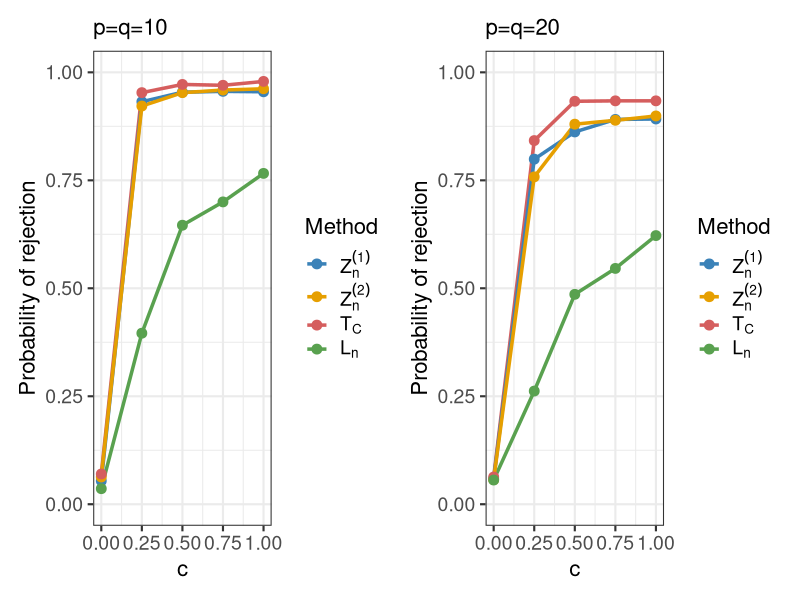
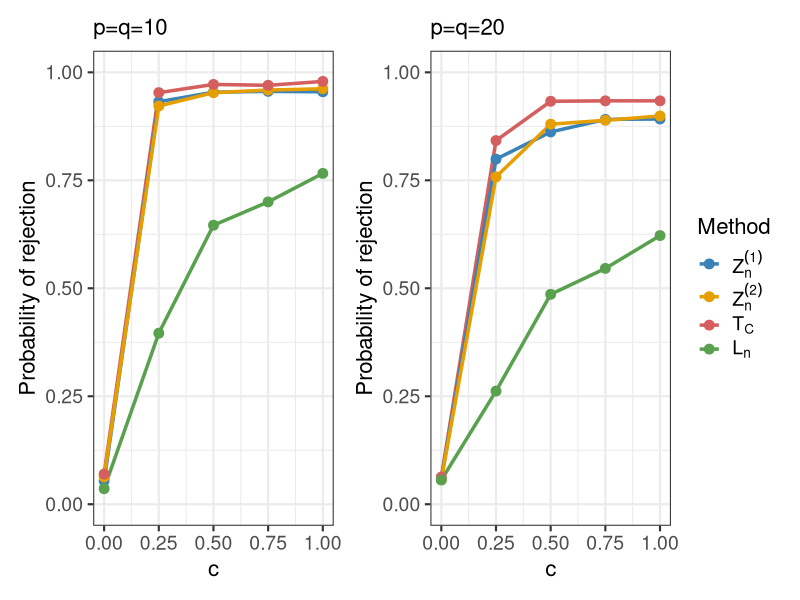

Generate these figures, in order, with R:
library(ggplot2)
library(patchwork)

df <- data.frame(
  c = rep(c(0, 0.25, 0.5, 0.75, 1), times = 8),
  value = c(
    # n=800, d=s=10：Z1, Z2, CCT, Ln
    0.054, 0.932, 0.954, 0.956, 0.955,
    0.063, 0.922, 0.953, 0.959, 0.962,
    0.070, 0.953, 0.972, 0.970, 0.979,
    0.036, 0.396, 0.646, 0.700, 0.766,
    
    # n=800, d=s=20：Z1, Z2, CCT, Ln
    0.059, 0.799, 0.862, 0.891, 0.892,
    0.057, 0.758, 0.880, 0.889, 0.899,
    0.063, 0.842, 0.933, 0.934, 0.934,
    0.056, 0.262, 0.486, 0.546, 0.622
  ),
  Method = rep(c("Z1", "Z2", "Tc", "Ln"), each = 5, times = 2),
  scenario = rep(c("d10", "d20"), each = 20)
)

# ==============================
# 字体大小参数
# ==============================
base_size        <- 16  # theme_bw 的基础字体大小
title_size       <- 16  # 子图标题字体大小
axis_title_size  <- 16  # 横纵坐标标题字体大小
axis_text_size   <- 14  # 坐标轴刻度字体大小
legend_text_size <- 14  # 图例文字字体大小
legend_title_size <- 16 # 图例标题字体大小


# my_cols <- c(
#   "Z1" = "#00BFC4",
#   "Z2" = "#E69F00",
#   "Tc" = "#F8766D"
# )

my_cols <- c(
  "Z1" = "#3B82B8",
  "Z2" = "#E69F00",
  "Tc" = "#D55E5E",
  "Ln" = "#59A14F"
)



# ==============================
# d=10 图
# ==============================
p1 <- ggplot(subset(df, scenario == "d10"),
             aes(x = c, y = value, color = Method)) +
  geom_line(linewidth = 1.2) +
  geom_point(size = 3) +
  scale_color_manual(
    values = my_cols,
    breaks = c("Z1", "Z2", "Tc", "Ln"),
    labels = c(
      expression(Z[n]^{(1)}),
      expression(Z[n]^{(2)}),
      expression(T[C]),
      expression(L[n])
    )
  )+
  # geom_hline(yintercept = 0.05, linetype = "dashed") +
  scale_x_continuous(breaks = c(0, 0.25, 0.5, 0.75, 1)) +
  scale_y_continuous(limits = c(0, 1)) +
  labs(
    x = "c",   
    y = "Probability of rejection",
    title = "p=q=10"
  ) +
  theme_bw(base_size = base_size) +
  theme(
    plot.title   = element_text(size = title_size),        # 子图标题
    axis.title   = element_text(size = axis_title_size),   # 横纵坐标标题
    axis.text    = element_text(size = axis_text_size),    # 坐标轴刻度
    legend.text  = element_text(size = legend_text_size),  # 图例文字
    legend.title = element_text(size = legend_title_size)  # 图例标题
    # panel.grid = element_blank()   # 去掉网格线
    
  )

# ==============================
# d=20 图
# ==============================
p2 <- ggplot(subset(df, scenario == "d20"),
             aes(x = c, y = value, color = Method)) +
  geom_line(linewidth = 1.2) +
  geom_point(size = 3) +
  scale_color_manual(
    values = my_cols,
    breaks = c("Z1", "Z2", "Tc", "Ln"),
    labels = c(
      expression(Z[n]^{(1)}),
      expression(Z[n]^{(2)}),
      expression(T[C]),
      expression(L[n])
    )
  ) +
  # geom_hline(yintercept = 0.05, linetype = "dashed") +
  scale_x_continuous(breaks = c(0, 0.25, 0.5, 0.75, 1)) +
  scale_y_continuous(limits = c(0, 1)) +
  labs(
    x = "c",
    y = "Probability of rejection",
    title = "p=q=20"
  ) +
  theme_bw(base_size = base_size) +
  theme(
    plot.title   = element_text(size = title_size),        # 子图标题
    axis.title   = element_text(size = axis_title_size),   # 横纵坐标标题
    axis.text    = element_text(size = axis_text_size),    # 坐标轴刻度
    legend.text  = element_text(size = legend_text_size),  # 图例文字
    legend.title = element_text(size = legend_title_size)  # 图例标题
    # panel.grid = element_blank()   # 去掉网格线
    
  )

# ==============================
# 拼接（横向）
# ==============================
p1 + p2


setwd("plot/exp(-t_val2)/")
#
p_final <- (p1 + p2) + plot_layout(guides = "collect")
#
ggsave(
  filename = "power_plot_exp(-t_val2).pdf",
  plot = p_final,
  width = 12,
  height = 5,
  units = "in",
  device = cairo_pdf   # 字体更清晰
)
